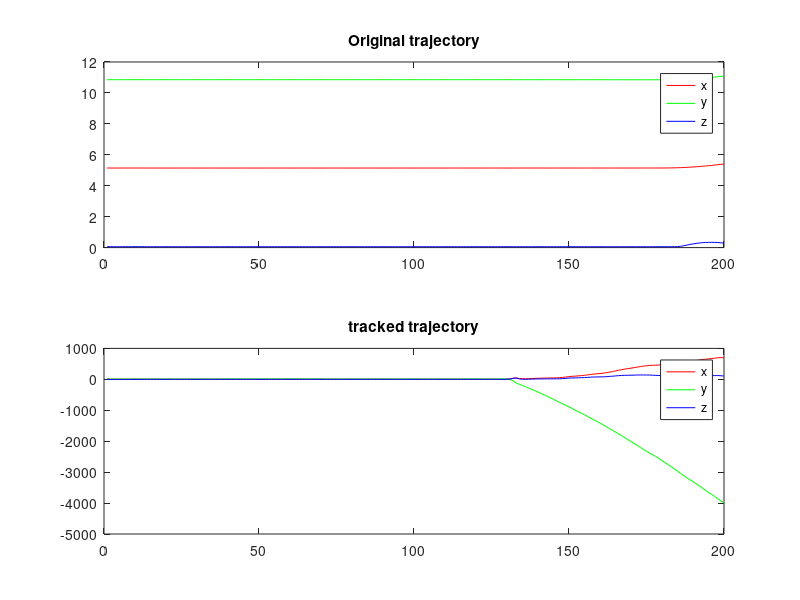
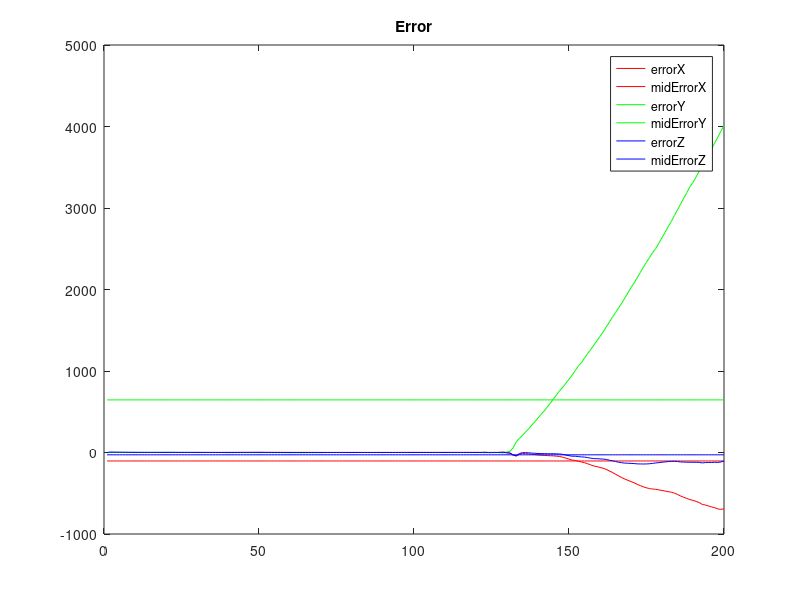
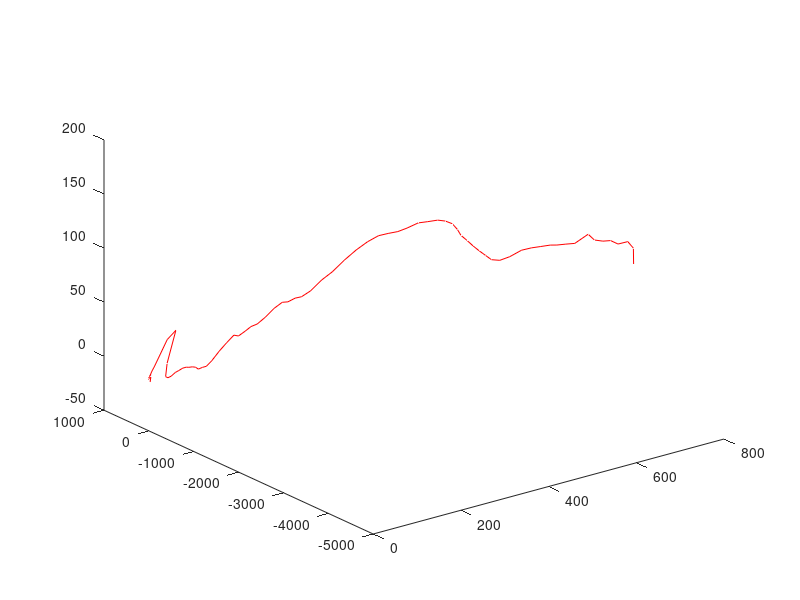

These charts were generated, in order, by the following MATLAB code: (Note: this script raises an error after producing the figures.)
clear all;close all; clc;
station_out_log = load('outputFile_GroundTracking.txt');
real_log = load('ViconData2.txt');

[nO, mO] = size(real_log);
[nS, mS] = size(station_out_log);

nS = 200;
nO=nS;

figure(1);
subplot(2,1,1);
plot(       1:nO, real_log(1:nO,2),'r',...
            1:nO, real_log(1:nO,3),'g',...
            1:nO, real_log(1:nO,4),'b');
title('Original trajectory');
legend('x','y','z');
subplot(2,1,2);
plot(       1:nS, station_out_log(1:nS,2),'r',...
            1:nS, station_out_log(1:nS,3),'g',...
            1:nS, station_out_log(1:nS,4),'b');
title('tracked trajectory');
legend('x','y','z');

figure(2);
errorX = real_log(1:nO, 2) - station_out_log(1:nS, 2);
errorY = real_log(1:nO, 3) - station_out_log(1:nS, 3);
errorZ = real_log(1:nO, 4) - station_out_log(1:nS, 4);

midErrorX(1:nS) = sum(real_log(1:nO, 2) - station_out_log(1:nS, 2))/nS;
midErrorY(1:nS) = sum(real_log(1:nO, 3) - station_out_log(1:nS, 3))/nS;
midErrorZ(1:nS) = sum(real_log(1:nO, 4) - station_out_log(1:nS, 4))/nS;

plot(       1:nS, errorX,'r',...
            1:nS, midErrorX,'r',...
            1:nS, errorY,'g',...
            1:nS, midErrorY,'g',...
            1:nS, errorZ,'b',...
            1:nS, midErrorZ,'b');
title('Error');
legend('errorX', 'midErrorX', 'errorY', 'midErrorY', 'errorZ', 'midErrorZ');

figure(3);
plot3(      real_log(1:nO,2), real_log(1:nO,3), real_log(1:nO,4), 'b',...
            station_out_log(1:nS,2), station_out_log(1:nS,3), station_out_log(1:nS,4), 'r');

figure(4);
midFPS1 = sum(station_out_log(1:nS,7))/nS;
midFPS2 = sum(station_out_log(1:nS,8))/nS;

midFPS1(1:nS) = midFPS1;
midFPS2(1:nS) = midFPS2;

subplot(2,1,1);
plot(1:nS, station_out_log(1:nS,7), 'r', 1:nS, midFPS1, 'k');
title('Segmentation FPS')
subplot(2,1,2);
plot(1:nS, station_out_log(1:nS,8), 'b', 1:nS, midFPS2, 'k');
title('Tracking FPS')
